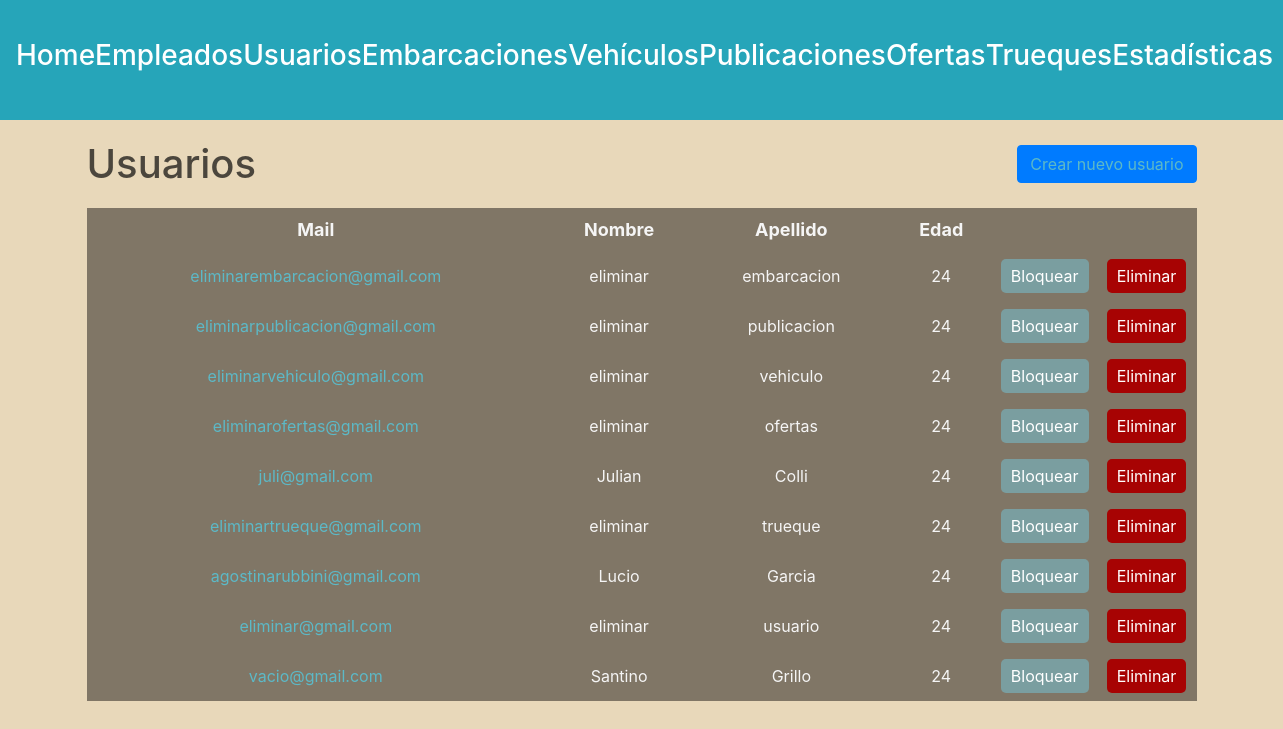
Screenshot of /administracion/usuarios/ (signed in) with the database file from the repository.
### usuarios/models.py (models this page shows, shortened)
class Usuario(AbstractBaseUser, PermissionsMixin):
    nombre = models.CharField(max_length=50)
    apellido = models.CharField(max_length=50)
    fecha_nacimiento = models.DateField()
    telefono = models.CharField(max_length=13)
    mail = models.EmailField(max_length=50, unique=True)
    password = models.CharField(max_length=128)
    is_staff= models.BooleanField(default=False)
    is_blocked= models.BooleanField(default=False)
    USERNAME_FIELD = 'mail'
    REQUIRED_FIELDS = ['nombre', 'apellido', 'fecha_nacimiento', 'telefono']

### administrador/views.py (the view)
# urls.py: path('', include('usuarios.urls')),
@login_required(login_url=reverse_lazy('home'))
def usuarios(request):
    user = request.user
    if not user.is_superuser:
        return redirect('home')
    usuarios = Usuario.objects.filter(is_staff=False).exclude(mail__startswith='*')
    for usuario in usuarios:
        usuario.edad = calcular_edad(usuario.fecha_nacimiento)
    return render(request, 'users.html', {
        'usuarios' : usuarios
    })

### administrador/backend.py (called while the page is built)
def calcular_edad(fecha_nacimiento):
    fecha_actual = datetime.now()
    edad = fecha_actual.year - fecha_nacimiento.year - ((fecha_actual.month, fecha_actual.day) < (fecha_nacimiento.month, fecha_nacimiento.day))
    return edad

### autenticacion/backend.py (called while the page is built)
    def get_user(self, user_id):
        UserModel = get_user_model()
        try:
            return UserModel.objects.get(pk=user_id)
        except UserModel.DoesNotExist:
            return None

### administrador/templates/users.html (shortened to what this page needs)
{% extends 'layouts/navbar.html' %}
{% block content %}
<div class="header">
    <h1>Usuarios</h1>
    <a href="{% url 'crear usuario' %}" class="btn btn-primary">Crear nuevo usuario</a>
</div>
{% if usuarios %}
    <table>
        <thead>
            <tr>
                <th>Mail</th>
                <th>Nombre</th>
                <th>Apellido</th>
                <th>Edad</th>
                <th></th>
                <th></th>
            </tr>
        </thead>
        <tbody>
            {% for usuario in usuarios %}
                <tr>
                    <td>
                        <a href="{% url 'ver perfil' usuario.id %}"> {{usuario.mail}} </a>
                    </td>
                    <td>{{usuario.nombre}}</td>
                    <td>{{usuario.apellido}}</td>
                    <td>{{usuario.edad}}</td>
                    <td>
                        {% if usuario.is_blocked %}
                            <form action="{% url 'desbloquear usuario' %}" method="post">
                                {% csrf_token %}
                                <input type="hidden" name="usuario_id" value="{{ usuario.id }}">
                                <button type="submit" class="btn-block">Desbloquear</button>
                            </form>
                        {% else %}
                            <form action="{% url 'bloquear usuario' %}" method="post">
                                <button type="submit" class="btn-block">Bloquear</button>
                            </form>
                        {% endif %}
                    </td>
                    <td>
                        <form method="post" action="{% url 'eliminar usuario' %}">
                            <button type="submit" class="btn-delete">Eliminar</button>
                        </form>
                    </td>
                </tr>
            {% endfor %}
        </tbody>
    </table>
{% else %}
    <h3>No existen usuarios en la plataforma.</h3>
{% endif %}
{% endblock %}

### administrador/static/styles/main.css (style rules this page uses)
:root { --azul1: #6785b4; --azul2: #26a5b9; --azul3: #a9cecf; --gris: #c4c4be8c; --arena: #c8baa0; }
body { background: #e8d8ba !important; color: #fff; font-family: arial; margin: 0; }
.header { display: flex; justify-content: space-between; align-items: center; margin-bottom: 20px; }
.header h1 { color: #4b463d; margin: 0; }
.btn-primary { background-color: #26a5b9; border-color: #26a5b9; color: #fff; padding: 8px 16px; border-radius: 4px; text-decoration: none; }
table { width: 100%; background: #807666; color: whitesmoke; padding: 10px; margin-bottom: 2px; }
table thead th { font-size: 18px; }
table tbody td { font-size: 16px; }
table th, table td { padding: 8px; text-align: center; }
a:link, a:visited { color: #5cb9c7; font-size: 16px; }
.btn-delete { background-color: rgb(167, 3, 3); color: white; border: none; border-radius: 5px; padding: 5px 10px; }
.btn-block { background-color: #7a9ea0; color: white; border: none; border-radius: 5px; padding: 5px 10px; }
td:nth-child(5), td:nth-child(6) { width: 100px; }

### rows the page displays
Usuario: mail "eliminarembarcacion@gmail.com", nombre "eliminar", apellido "embarcacion", edad "24"
Usuario: mail "eliminarpublicacion@gmail.com", nombre "eliminar", apellido "publicacion", edad "24"
Usuario: mail "eliminarvehiculo@gmail.com", nombre "eliminar", apellido "vehiculo", edad "24"
Usuario: mail "eliminarofertas@gmail.com", nombre "eliminar", apellido "ofertas", edad "24"
Usuario: mail "juli@gmail.com", nombre "Julian", apellido "Colli", edad "24"
Usuario: mail "eliminartrueque@gmail.com", nombre "eliminar", apellido "trueque", edad "24"
Usuario: mail "agostinarubbini@gmail.com", nombre "Lucio", apellido "Garcia", edad "24"
Usuario: mail "eliminar@gmail.com", nombre "eliminar", apellido "usuario", edad "24"
Usuario: mail "vacio@gmail.com", nombre "Santino", apellido "Grillo", edad "24"
